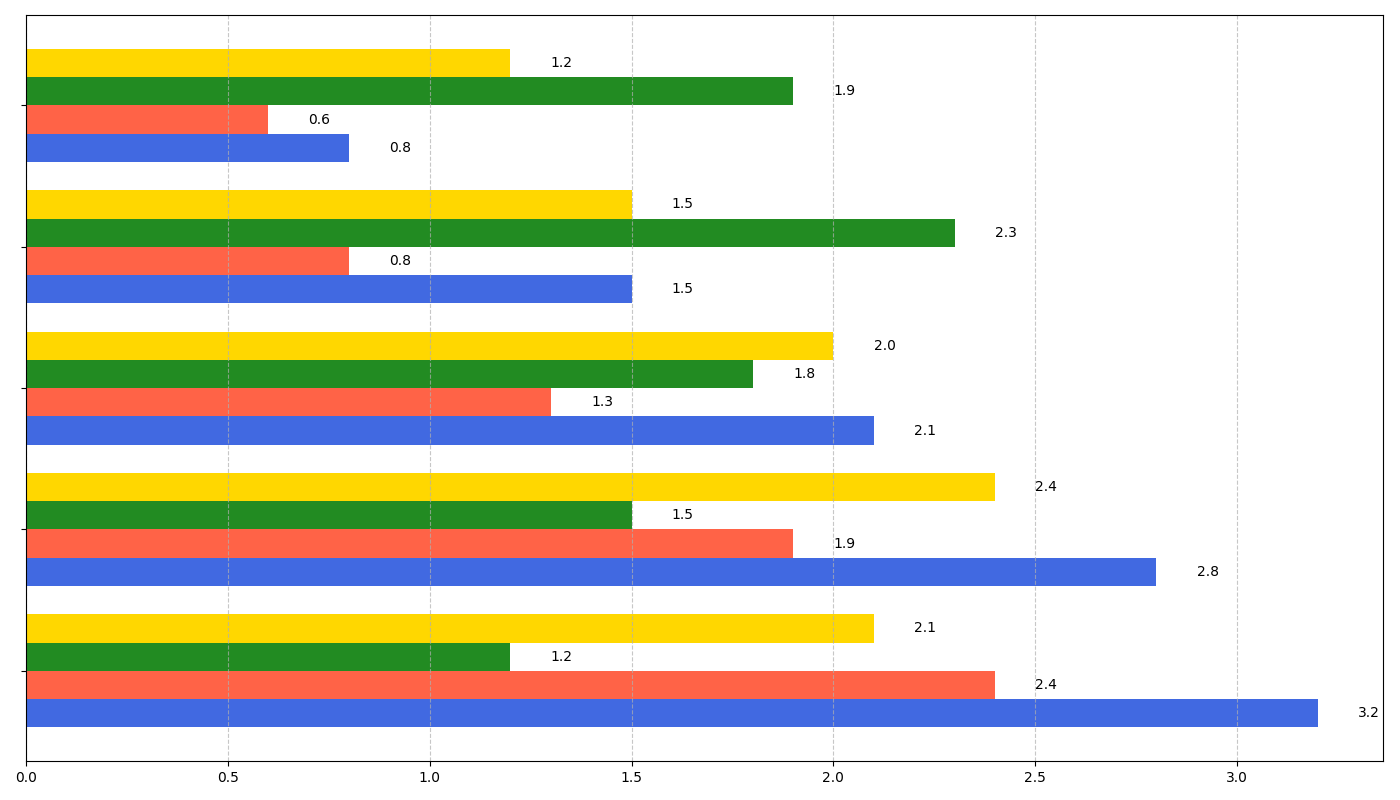

Recreate this plot in Python.
import matplotlib.pyplot as plt
import numpy as np

age_groups = ['Teens (13-19)', 'Young Adults (20-29)', 'Adults (30-39)', 'Middle-aged (40-49)', 'Seniors (50+)']
social_media = [3.2, 2.8, 2.1, 1.5, 0.8]
gaming = [2.4, 1.9, 1.3, 0.8, 0.6]
productivity = [1.2, 1.5, 1.8, 2.3, 1.9]
entertainment = [2.1, 2.4, 2.0, 1.5, 1.2]

fig, ax = plt.subplots(figsize=(14, 8))
width = 0.2
y_pos = np.arange(len(age_groups))

bars1 = ax.barh(y_pos - 1.5*width, social_media, height=width, color='royalblue')
bars2 = ax.barh(y_pos - 0.5*width, gaming, height=width, color='tomato')
bars3 = ax.barh(y_pos + 0.5*width, productivity, height=width, color='forestgreen')
bars4 = ax.barh(y_pos + 1.5*width, entertainment, height=width, color='gold')

ax.set_yticks(y_pos)
ax.set_yticklabels([''] * len(age_groups))
ax.grid(axis='x', linestyle='--', alpha=0.7)

def add_values(bars):
    for bar in bars:
        width = bar.get_width()
        ax.text(width + 0.1, bar.get_y() + bar.get_height() / 2, f'{width:.1f}', va='center', fontsize=10)

add_values(bars1)
add_values(bars2)
add_values(bars3)
add_values(bars4)

plt.tight_layout()
plt.show()
